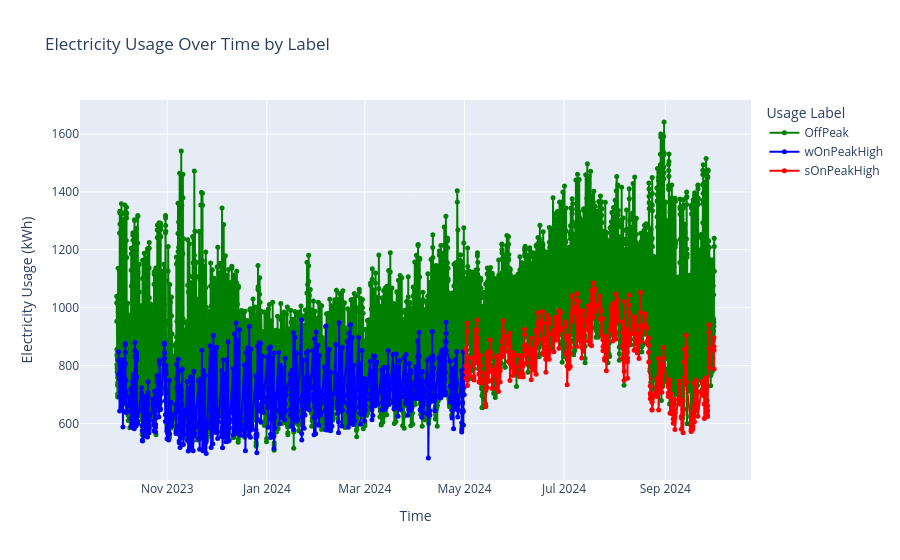

The notebook cell this image was saved under:
### Code cell
# Example assumes 'myTest' already exists and has datetime index
# Reset index to make datetime a column (Plotly Express needs it)
#df = Y4.reset_index().rename(columns={'index': 'Time'})
df = myData 

# Create figure
fig = go.Figure()

# Define label colors
label_colors = {
    'OffPeak': 'green',
    'sOnPeak': 'orange',
    'sOnPeakHigh': 'red',
    'wOnPeak' : 'purple',
    'wOnPeakHigh': 'blue'
}

# Plot each label group separately
for lab in df['label'].unique():
    group = df[df['label'] == lab]
    fig.add_trace(go.Scatter(
        x=group['Start'],
        y=group['Usage'],
        mode='lines+markers',
        name=lab,
        line=dict(color=label_colors.get(lab, 'gray')),
        marker=dict(size=5),
        connectgaps=False  # <-- This avoids connecting across gaps
    ))

# Update layout
fig.update_layout(
    title='Electricity Usage Over Time by Label',
    xaxis_title='Time',
    yaxis_title='Electricity Usage (kWh)',
    legend_title='Usage Label',
    hovermode='x unified'
)

# Show the figure
fig.show()

### Figure 1 — Plotly figure (JSON) as saved in the notebook; plotly's stock layout.template omitted (floating-point values rounded to 4 significant figures; data arrays with more than 128 entries replaced by an {"elided": "..."} marker saying what was removed)
{"data": [{"connectgaps": false, "line": {"color": "green"}, "marker": {"size": 5}, "mode": "lines+markers", "name": "OffPeak", "type": "scatter", "x": {"elided": "7132 str values"}, "y": {"elided": "7132 int values"}}, {"connectgaps": false, "line": {"color": "blue"}, "marker": {"size": 5}, "mode": "lines+markers", "name": "wOnPeakHigh", "type": "scatter", "x": {"elided": "1216 str values"}, "y": {"elided": "1216 int values"}}, {"connectgaps": false, "line": {"color": "red"}, "marker": {"size": 5}, "mode": "lines+markers", "name": "sOnPeakHigh", "type": "scatter", "x": {"elided": "436 str values"}, "y": {"elided": "436 int values"}}], "layout": {"hovermode": "x unified", "legend": {"title": {"text": "Usage Label"}}, "title": {"text": "Electricity Usage Over Time by Label"}, "xaxis": {"title": {"text": "Time"}}, "yaxis": {"title": {"text": "Electricity Usage (kWh)"}}}}
